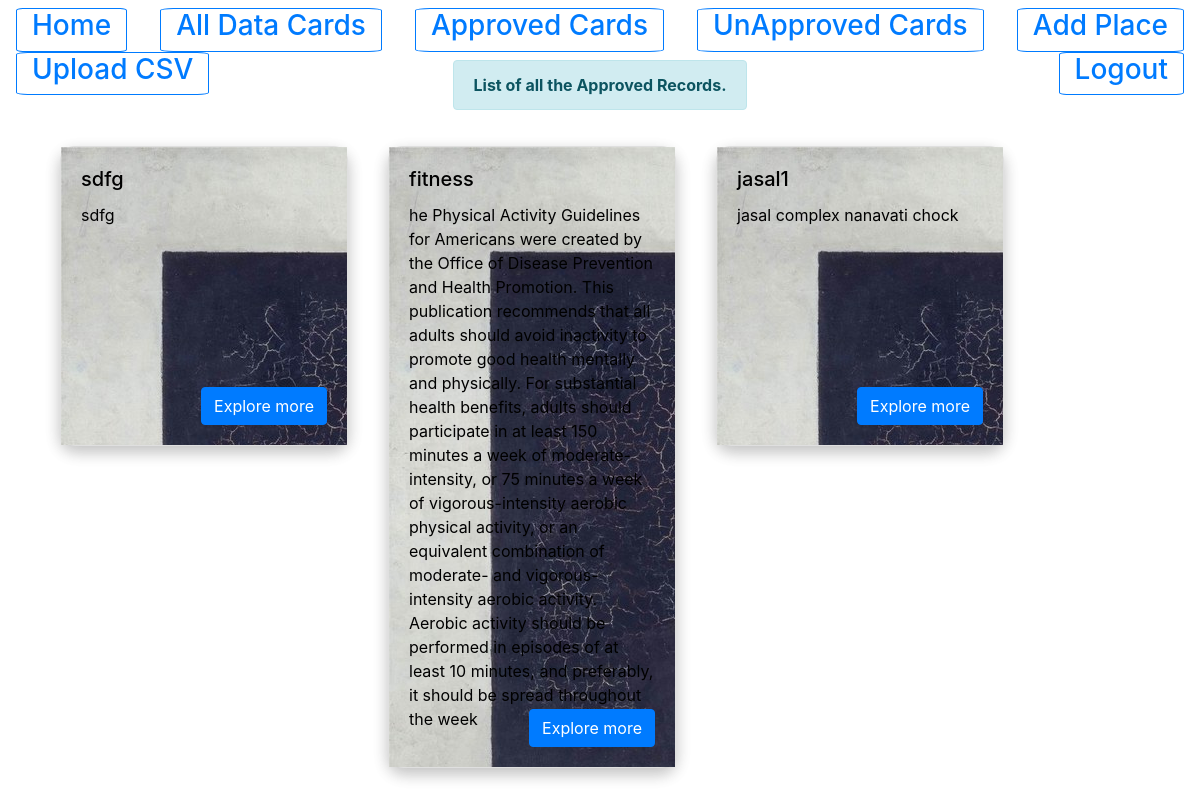
Page /Approvedlist/ (signed in) on the earlier database version.
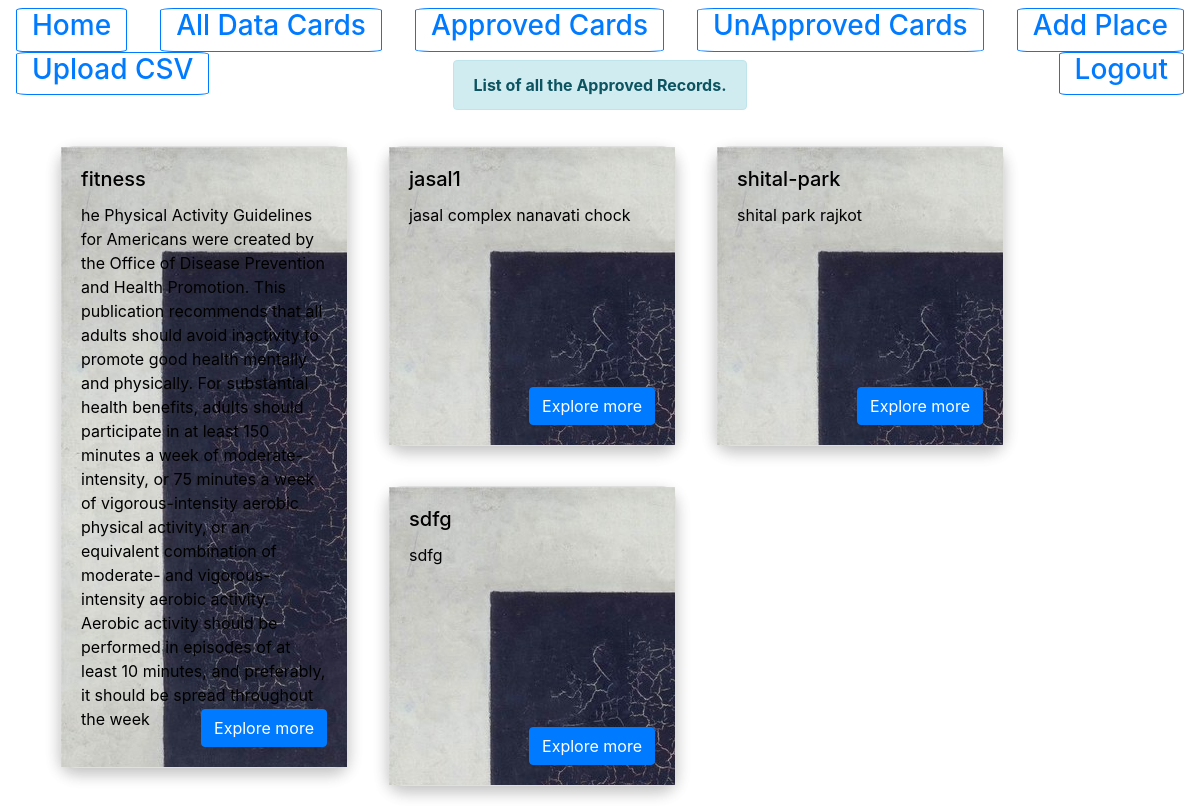
Same page on the later database version.
### myapp/models.py (models this page shows, shortened)
class myapp(models.Model):
    title = models.CharField(max_length=100,default=' ')
    description = models.CharField(max_length=1000,default=' ')
    longitude=models.CharField(max_length=1000,default=0)
    latitude=models.CharField(max_length=1000,default=0)
    placetitle=models.CharField(max_length=1000,default= ' ')
    placevalue=models.CharField(max_length=1000,default=' ')
    class Meta:
        db_table = 'placeDb'

### myapp/views.py (the view)
# urls.py: path('Approvedlist/',views.Approvedlist,name='Approvedlist'),
def Approvedlist(request):
    if request.user.is_authenticated:
        imgData = imageLoc.objects.filter(status = "Approved")           #collecting all approved images
        vdoData = VideoLoc.objects.filter(status = "Approved")           #collecting all approved videos
        place_ids = list(set(int(entry.place_id) for entry in imgData))         #making a set of ids of these approved images
        place_ids_1 = list(set(int(entry.place_id) for entry in vdoData))       #making a set of ids of these approved video
        total_place_ids = list(set(place_ids + place_ids_1))                    #making set of all these images and video ids
        results = []
        for idx in total_place_ids:
            try:
                results.append(myapp.objects.get(id=idx))                        # storing data of all the approved ids
            except:
                continue
        message = "List of all the Approved Records."
        return render(request,"SelcetedList.html",{"results":results,"message":message})         #rendering the results in selectedlist.html with a message
    else:
        form = LoginForm()                        #login form
        message = "Please Login for Moving Further"
        return render(request,'registration/login.html',{"form":form,"message" : message})       # rendering login page

### myapp/templates/SelcetedList.html (shortened to what this page needs)
<!DOCTYPE html>
<html lang="en">
<head>
    <link rel="stylesheet" href="https://stackpath.bootstrapcdn.com/bootstrap/4.1.3/css/bootstrap.min.css"
>
</head>
<body class="">
        <div class=""  style="background-color:#ffffff;">
                <nav class="navbar navbar-dark bg-transparent" style="height:60px;">
                    <a class="" href="/" style="border: 2px;">
                        <button class="btn btn-sm btn-outline-primary admin-header-button"
                        style="border-radius: 6%; padding: 0 15px;"
                            type="submit">
                            <h3>Home</h3>
                        </button></a>
                    <a class="" href="/AllDatalist/" style="border: 2px;">
                        <button class="btn btn-sm btn-outline-primary"
                        style="border-radius: 6%; padding: 0 15px;"
                        type="submit">
                            <h3>All Data Cards</h3>
                        </button></a>
                    <a class="" href="/Approvedlist/" style="border: 2px;">
                        <button class="btn btn-sm btn-outline-primary"
                        style="border-radius: 6%; padding: 0 15px;"
                            type="submit">
                            <h3>Approved Cards</h3>
                        </button></a>
                    <a class="" href="/UnApprovedlist/" style="border: 2px;">
                        <button
                        style="border-radius: 6%; padding: 0 15px;"
                            class="btn btn-sm btn-outline-primary" type="submit">
                            <h3>UnApproved Cards</h3>
                        </button></a>
                    <a class="" href="/adminpanel/0/" style="border: 2px;">
                        <button class="btn btn-sm btn-outline-primary"
                        style="border-radius: 6%; padding: 0 15px;"
                        type="submit">
                            <h3>Add Place</h3>
                        </button></a>
                    <a class="" href="/csvUpload/" style="border: 2px;">
                        <button class="btn btn-sm btn-outline-primary"
                        style="border-radius: 6%; padding: 0 15px;"
                            type="submit">
                            <h3>Upload CSV</h3>
                        </button></a>
                    <a class="" href="/admin/logout/" style="border: 2px;">
                        <button class="btn btn-sm btn-outline-primary"
                        style="border-radius: 6%; padding: 0 15px;"
                            type="submit">
                            <h3>Logout</h3>
                        </button></a>
                </nav>
                <div class="alert alert-info container" style="text-align: center;width: max-content;height: max-content;">
                    <strong>{{ message }}</strong>
                </div>
            </div>
    <div class="row">
        <div class="col-12" style="width:100%;color: black;text-align: left;">
            <ul id='search-results'>
                {% for result in results %}
                <div class="" style="padding: 20px; float: left; ">
                    <div class="card" style="width: 18rem;min-height: 300px;border-radius: 15px!important;
                    border-top-left-radius: 15px !important;
                    border-top-right-radius: 15px !important;
                    border-bottom-right-radius: 15px !important;
                    border-bottom-left-radius: 15px !important;
                    box-shadow: 0 6px 16px 0 rgba(0,0,0,.15),0 6px 16px 0 rgba(0,0,0,.12)!important;">
                        <div class="card-body"
                            style="height: 100%;background-image: url(/static/images/imagedefault.jpg);background-size: auto;background-repeat: no-repeat;">
                            <h5 class="card-title">{{ result.title }}</h5>
                            <p class="card-text">{{ result.description }}</p>
                            <div class="" style="position: absolute;right: 20px;bottom: 20px;">
                                <a href="{{ result.id }}/" class="btn btn-primary">Explore more</a>
                            </div>
                        </div>
                    </div>
                </div>
                {% endfor %}
            </ul>
        </div>
    </div>
</body>
</html>

Differences in the rows shown:
added myapp: title "shital-park", description "shital park rajkot"
shown differently, row unchanged: myapp "sdfg": moves down the list
